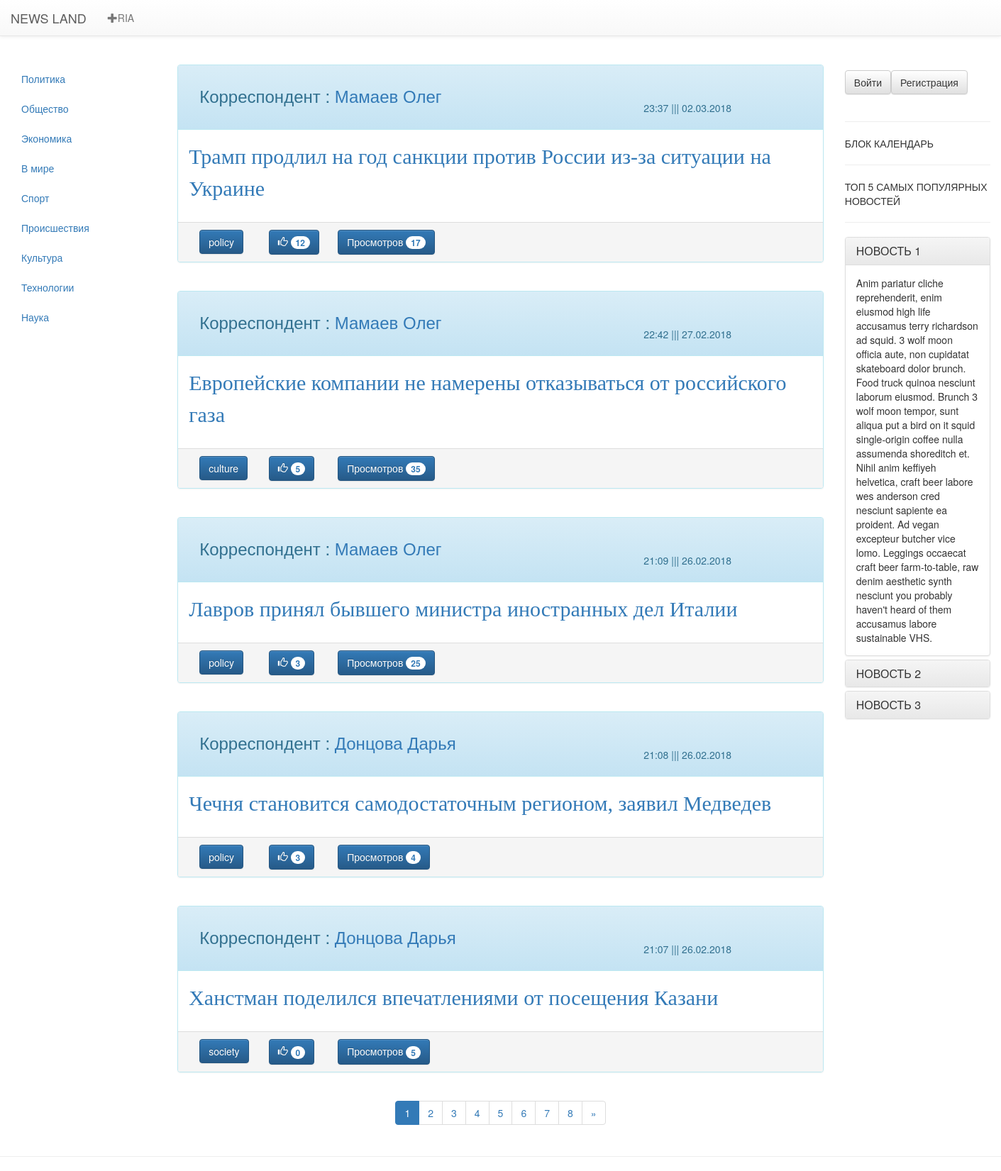
/, run on an earlier commit of the app's database.
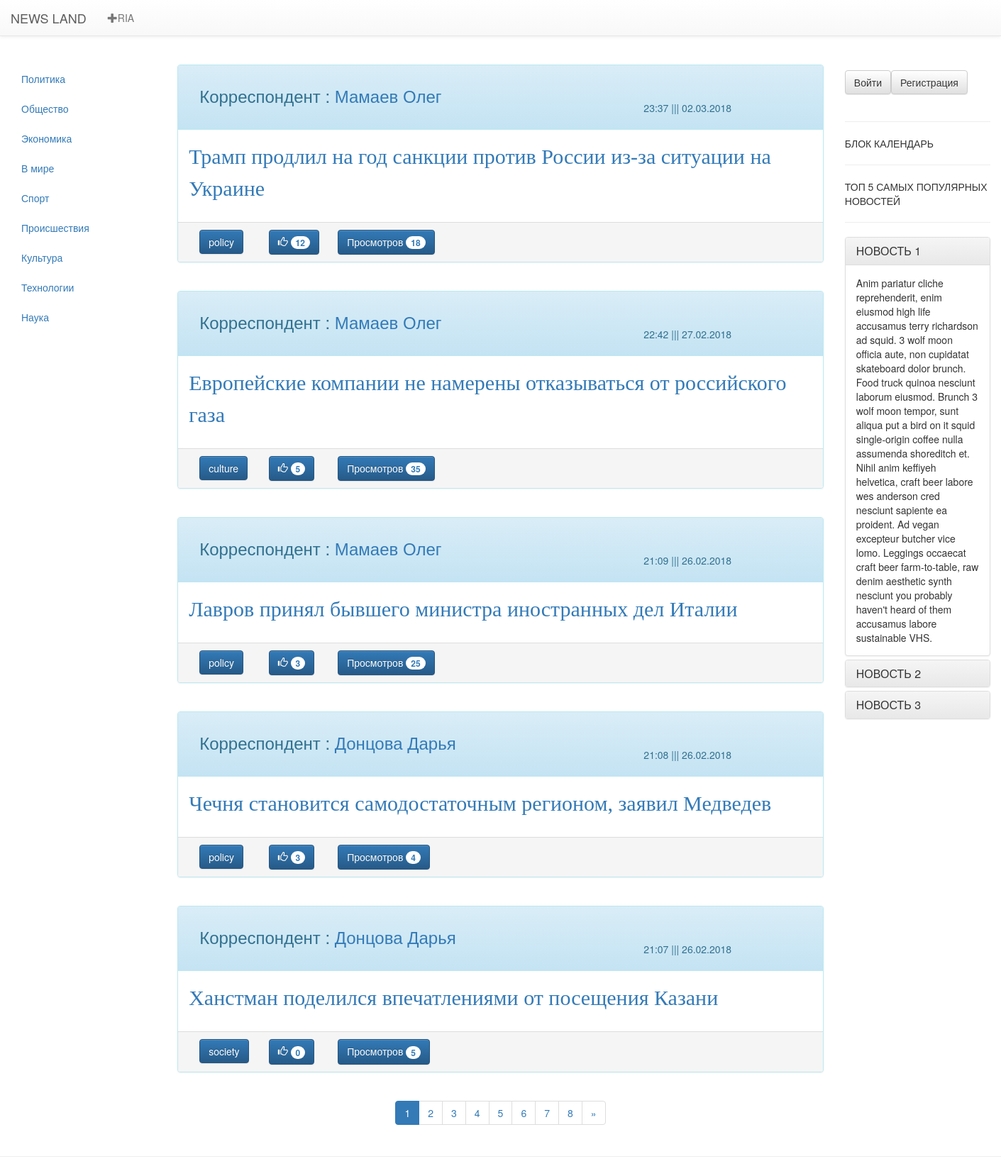
And on a later commit of the database.
### news/models.py (models this page shows, shortened)
class Newsbase(models.Model):
    class Meta:
        verbose_name = 'Новость'
        verbose_name_plural = 'Новости'
    authors = (
        ('Mamaev_Oleg','Мамаев Олег'),
        ('Maksimova_Marina','Максимова Марина'),
        ('Doncova_Dariya','Донцова Дарья'),
    )
    category = (
        ('policy', 'Политика'),
        ('society', 'Общество'),
        ('economy', 'Экономика'),
        ('world', 'В мире'),
        ('sport', 'Спорт'),
        ('incedent', 'Происшествия'),
        ('culture', 'Культура'),
        ('tech', 'Технологии'),
        ('science', 'Наука'),
    )
    news_title = models.CharField(max_length=250,verbose_name='Заголовок',unique=True)
    news_date = models.DateTimeField(auto_now_add=True,verbose_name='Дата и время публикации')
    news_text = models.TextField(verbose_name='Текст статьи',unique=True)
    news_liked = models.IntegerField(default=0,verbose_name='Like')
    news_category = models.CharField(max_length=20,choices=category,verbose_name='Категория')
    news_authors = models.CharField(max_length=30,choices=authors, verbose_name='Автор' )
    news_views = models.IntegerField(default=0,verbose_name='Просмотров')
    news_pic1 = models.ImageField(upload_to='news/pic/%Y/%m/%d',verbose_name='Изображение1')
    news_pic2 = models.ImageField(upload_to='news/pic/%Y/%m/%d',verbose_name='Изображение2',blank=True)
    news_pic3 = models.ImageField(upload_to='news/pic/%Y/%m/%d',verbose_name='Изображение3',blank=True)
    news_pic4 = models.ImageField(upload_to='news/pic/%Y/%m/%d',verbose_name='Изображение4',blank=True)
    news_pic5 = models.ImageField(upload_to='news/pic/%Y/%m/%d',verbose_name='Изображение5',blank=True)

### news/views.py (the view)
# urls.py: re_path('^(?:(?P<category>\w+)/)?$',    views.index_list_Views.as_view(),       name='index'),
class index_list_Views(ListView,category_list):
    model = Newsbase
    template_name = 'index.html'
    paginate_by = 5
    context_object_name = 'list'
    def get(self,request,*args,**kwargs):
        try:
            self.category = self.kwargs['category']
        except:
            self.category = None
        return super(index_list_Views,self).get(request,*args,**kwargs)
    def get_context_data(self, **kwargs):
        context = super(index_list_Views,self).get_context_data(**kwargs)
        context['category_now'] = self.category
        context['title'] = 'News_Land - Новостной портал'
        return context
    def get_queryset(self):
        if self.category == None:
            return Newsbase.objects.order_by('-news_date')
        else:
            return Newsbase.objects.filter(news_category=self.category).order_by('-news_date')

### news/views.py (called while the page is built)
    def get_context_data(self, **kwargs):
        context = super(category_list,self).get_context_data(**kwargs)
        context['category'] = Newsbase.category
        context['authors'] = Newsbase.authors
        return context

### news/templates/index.html (shortened to what the changed rows need)
{% extends 'base/main.html' %}
{% load staticfiles %}
{% block news%}
    {% if object_list %}
        {% for news in object_list %}
            <div class="panel panel-info ">
                <div class="panel-heading" >
                    <div class="container">
                        <div class="row">
                            <div class="col-md-6 h3">
                                {% for name in authors %}
                                    {% if  name.0 == news.news_authors  %}
                                            <p>Корреспондент :  <a href="/author/{{name.0}}">{{ name.1 }}</a></p>
                                    {% endif %}
                                {% endfor %}
                            </div>
                            <div class="col-md-2" align="right">
                                <p>{{ news.news_date|date:"H:i" }} ||| {{ news.news_date|date:"d.m.Y" }}</p>
                            </div>
                        </div>
                    </div>
                </div>
                <div class="panel-body" style="font-size:30px" id="{{news.id}}">
                    <p><font face="Georgia"><a href="{% url 'post' %}?post={{ news.id }}">{{news.news_title}}</a></font></p>
                </div>
                <div class="panel-footer">
                    <div class="container">
                        <div class="row">
                            <div class="col-md-1">
                                <button class="btn btn-primary " type="button" >
                                    {{ news.news_category }}
                                </button>
                            </div>
                            <div class="col-md-1">
                                {% if user.is_authenticated %}
                                <a href="{% url 'like' %}?post={{ news.id }}&home={{ request.get_full_path }}&id={{news.id}}">
                                    <button class="btn btn-primary" type="button">
                                        <i class="glyphicon glyphicon-thumbs-up"></i>
                                            <span class="badge">{{ news.news_liked }}</span>
                                    </button></a>
                                {% else %}
                                <button class="btn btn-primary" type="button">
                                        <i class="glyphicon glyphicon-thumbs-up"></i>
                                            <span class="badge">{{ news.news_liked }}</span>
                                    </button>
                                {% endif %}
                            </div>
                            <div class="col-md-2">
                                <button class="btn btn-primary " type="button" >
                                    Просмотров <span class="badge">{{news.news_views}}</span>
                                </button>
                            </div>
                        </div>
                    </div>
                </div>
            </div>
        {% if  not forloop.last  %}
            <br>
        {% endif %}
    {% endfor %}
    {% else %}
        <p>НОВОСТИ ОТСУТСТВУЮТ</p>
    {% endif %}
{% endblock %}

What changed in the data, as far as the page shows it:
changed Newsbase "Трамп продлил на год санкции против России из-за ситуации на Украине": news_views "17" → "18"
